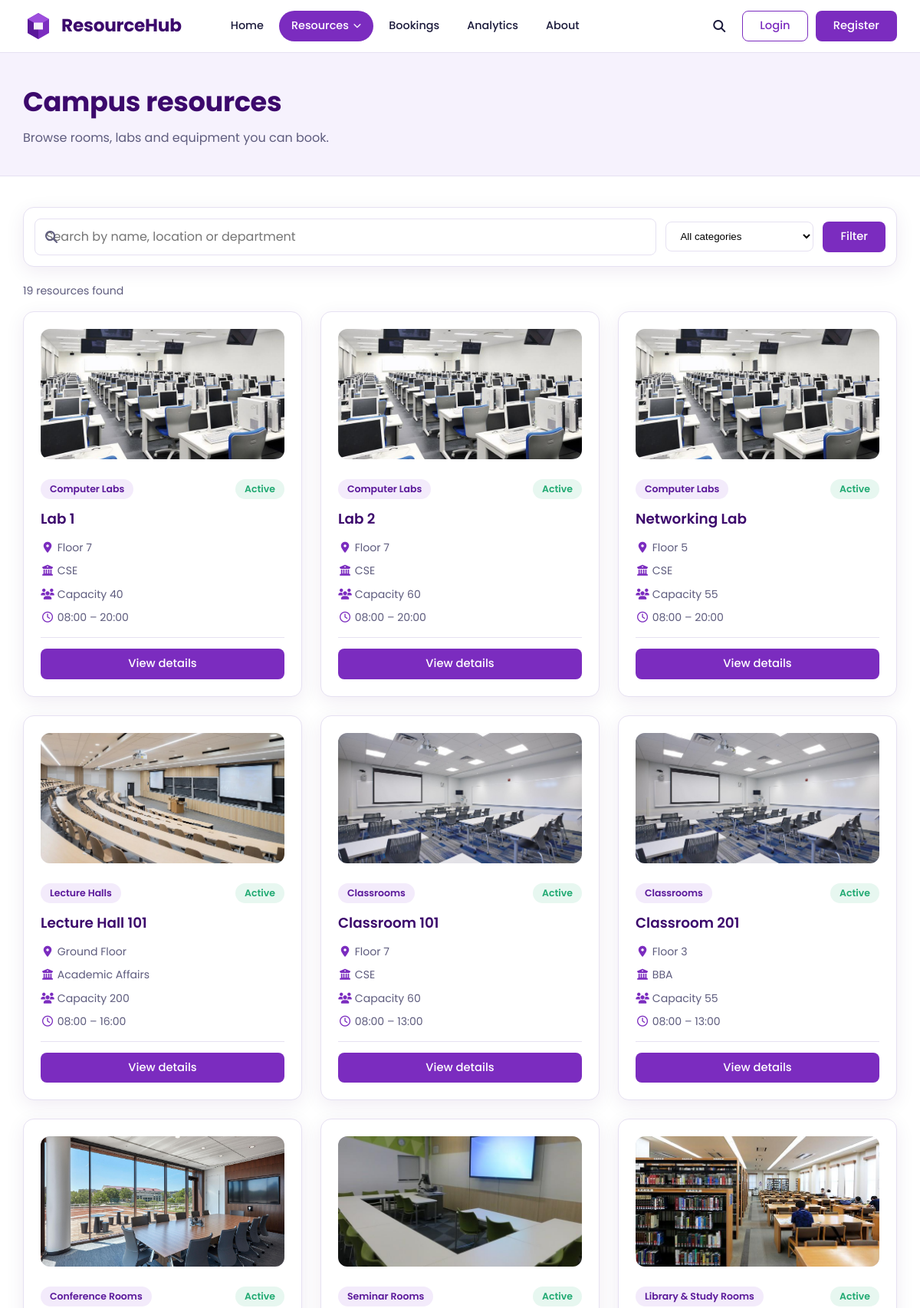
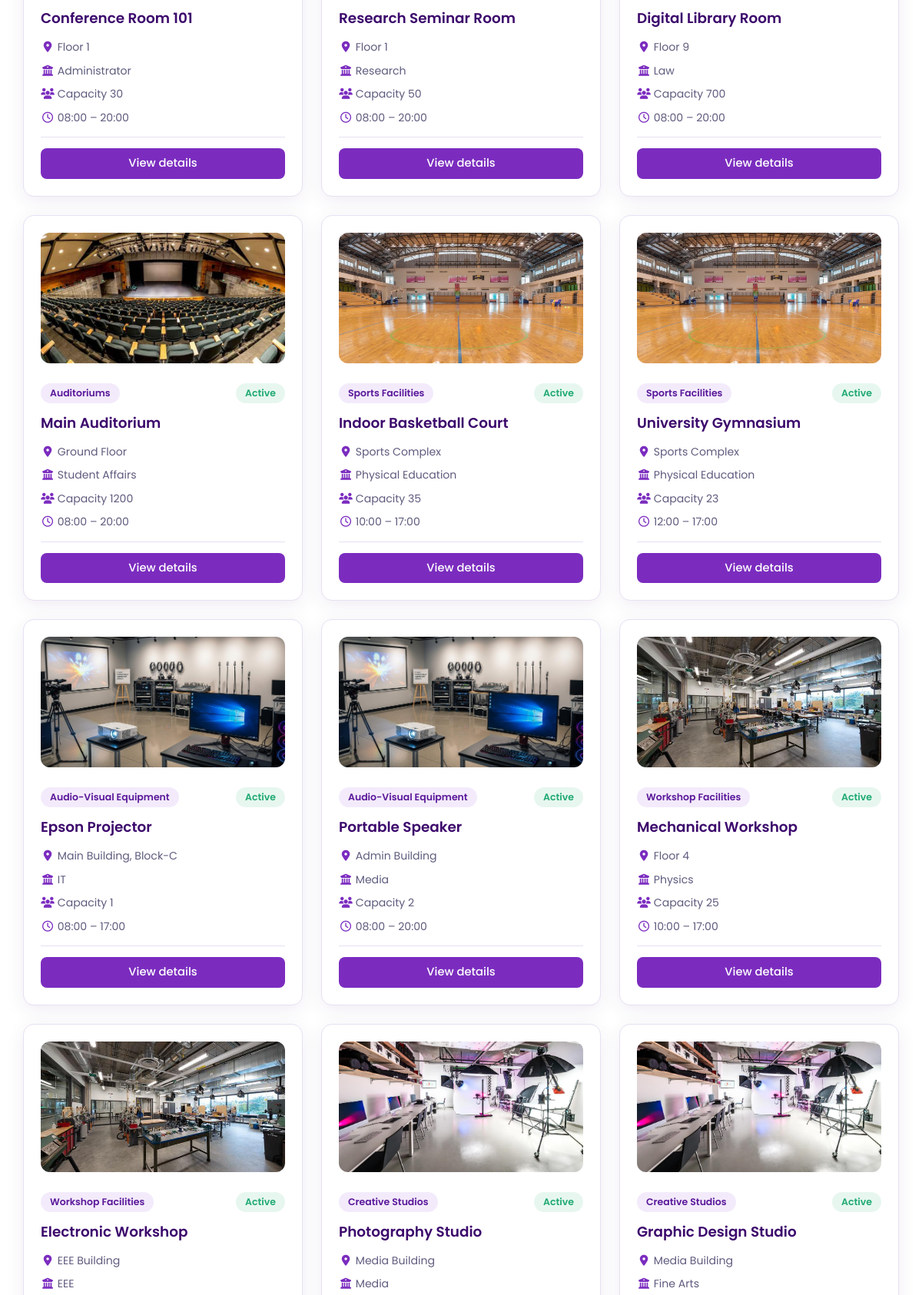
Page /resources/ (upper part) on the committed database (2 pictures, top to bottom).
### resources/models.py (models this page shows, shortened)
class Resource(models.Model):
    name = models.CharField(max_length=200)
    category = models.ForeignKey(ResourceCategory, on_delete=models.CASCADE)
    department = models.CharField(max_length=100)
    capacity = models.PositiveIntegerField()
    location = models.CharField(max_length=200)
    qr_code = models.CharField(
        max_length=255,
        unique=True,
        default=uuid.uuid4,
        editable=False
    )
    device_code = models.CharField(
        max_length=100,
        unique=True,
        default=generate_device_code,
        editable=False
    )
    open_time = models.TimeField()
    close_time = models.TimeField()
    status = models.CharField(max_length=50)
    description = models.TextField()

class ResourceCategory(models.Model):
    name = models.CharField(max_length=100)
    description = models.TextField()
    picture = models.ImageField(
        upload_to='categories/',
        blank=True,
        null=True
    )

### resources/views.py (the view)
def resource_list(request):
    resources = Resource.objects.select_related("category")
    categories = ResourceCategory.objects.all()
    search = request.GET.get("q", "")
    category = request.GET.get("category", "")
    if search:
        resources = resources.filter(
            Q(name__icontains=search) |
            Q(location__icontains=search) |
            Q(department__icontains=search)
        )
    if category:
        resources = resources.filter(category_id=category)
    return render(request, "resources/resource_list.html", {
        "resources": resources,
        "categories": categories,
    })

### templates/resources/resource_list.html (shortened to what this page needs)
{% extends 'core/base.html' %}
{% load static %}
{% block extra_css %}<link rel="stylesheet" href="{% static 'css/resources.css' %}">{% endblock %}
{% block content %}
<section class="page-head">
  <div class="container page-head-inner">
    <div>
      <h1>Campus resources</h1>
      <p>Browse rooms, labs and equipment you can book.</p>
    </div>
  </div>
</section>
<section class="section">
  <div class="container">
    <form class="filter-bar" method="get" role="search">
      <div class="filter-search">
        <i class="fa-solid fa-magnifying-glass" aria-hidden="true"></i>
        <input type="search" name="q" value="{{ request.GET.q }}" placeholder="Search by name, location or department" aria-label="Search resources">
      </div>
      <select name="category" aria-label="Filter by category">
        <option value="">All categories</option>
      </select>
      <button type="submit" class="btn btn-primary">Filter</button>
    </form>
    {% if resources %}
    <p class="result-count">{{ resources|length }} resource{{ resources|length|pluralize }} found</p>
    <div class="resource-grid">
      {% for r in resources %}
      <article class="resource-card">
        <a href="{% url 'resources:resource_detail' r.pk %}" aria-label="{{ r.name }}"
           style="display:block; height:170px; margin-bottom:12px; overflow:hidden; border-radius:12px; background:#f1ecfb;">
          {% if r.category.picture %}
            <img src="{{ r.category.picture.url }}" alt="{{ r.category.name }}"
                 style="width:100%; height:100%; object-fit:cover; display:block;">
          {% else %}
            <span style="display:flex; align-items:center; justify-content:center; height:100%; font-size:2.5rem; color:#7c3aed;">
              <i class="fa-solid fa-door-open" aria-hidden="true"></i>
            </span>
          {% endif %}
        </a>
        <div class="card-top">
          <span class="chip">{{ r.category.name }}</span>
          <span class="badge badge-{{ r.status|lower|slugify }}">{{ r.status }}</span>
        </div>
        <h2><a href="{% url 'resources:resource_detail' r.pk %}">{{ r.name }}</a></h2>
        <ul class="meta-list">
          <li><i class="fa-solid fa-location-dot" aria-hidden="true"></i> {{ r.location }}</li>
          <li><i class="fa-solid fa-building-columns" aria-hidden="true"></i> {{ r.department }}</li>
          <li><i class="fa-solid fa-users" aria-hidden="true"></i> Capacity {{ r.capacity }}</li>
          <li><i class="fa-regular fa-clock" aria-hidden="true"></i> {{ r.open_time|time:"H:i" }} – {{ r.close_time|time:"H:i" }}</li>
        </ul>
        <div class="card-actions">
          <a class="btn btn-primary" href="{% url 'resources:resource_detail' r.pk %}">View details</a>
        </div>
      </article>
      {% endfor %}
    </div>
    {% endif %}
  </div>
</section>
{% endblock %}

### static/css/master.css (style rules this page uses)
:root { --brand: #7B2CBF; --brand-dark: #5A189A; --brand-deep: #3C096C; --brand-light: #9D4EDD; --brand-soft: #F3EBFB; --lavender: #F6F2FD; --ink: #1B1A3B; --muted: #5E5C7E; --line: #E6E1F2; --white: #FFFFFF; --navy: #0D1030; --success: #1FA971; --warning: #D98A0B; --danger: #D64550; --radius-sm: 8px; --radius: 14px; --radius-lg: 22px; --shadow: 0 6px 24px rgba(60, 9, 108, .08); --shadow-lg: 0 14px 40px rgba(60, 9, 108, .16); --font: 'Poppins', system-ui, -apple-system, 'Segoe UI', sans-serif; --script: 'Caveat', 'Segoe Script', cursive; --container: 1180px; --header-h: 68px; }
*, *::before, *::after { box-sizing: border-box; }
html { scroll-behavior: smooth; -webkit-text-size-adjust: 100%; }
body { margin: 0; font-family: var(--font); font-size: 1rem; line-height: 1.6; color: var(--ink); background: var(--white); -webkit-font-smoothing: antialiased; }
img, svg { max-width: 100%; display: block; }
a { color: inherit; text-decoration: none; }
ul { list-style: none; margin: 0; padding: 0; }
h1, h2, h3, p { margin: 0; }
button, input { font: inherit; color: inherit; }
button, label[for] { cursor: pointer; }
.container { width: 100%; max-width: var(--container); margin-inline: auto; padding-inline: 20px; }
.btn { display: inline-flex; align-items: center; justify-content: center; gap: 8px; padding: 10px 22px; border: 1.5px solid transparent; border-radius: var(--radius-sm); font-weight: 500; font-size: .92rem; line-height: 1.2; white-space: nowrap; transition: background-color .2s, color .2s, border-color .2s, box-shadow .2s; }
.btn-primary { background: var(--brand); color: #fff; }

### static/css/resources.css (style rules this page uses)
.section { padding-block: 40px 72px; }
.page-head { background: var(--lavender); border-bottom: 1px solid var(--line); padding-block: 36px; }
.page-head h1 { font-size: clamp(1.6rem, 3vw, 2.2rem); font-weight: 700; letter-spacing: -.01em; color: var(--brand-deep); }
.page-head p { margin-top: 6px; color: var(--muted); }
.page-head-inner { display: flex; align-items: flex-end; justify-content: space-between; gap: 20px; flex-wrap: wrap; }
.chip { display: inline-block; padding: 3px 12px; border-radius: 999px; background: var(--brand-soft); color: var(--brand-dark); font-size: .78rem; font-weight: 600; }
.badge { display: inline-block; padding: 3px 12px; border-radius: 999px; background: var(--line); color: var(--muted); font-size: .78rem; font-weight: 600; text-transform: capitalize; }
.badge-available, .badge-active { background: #E7F7F0; color: var(--success); }
.filter-bar { display: flex; align-items: center; gap: 12px; flex-wrap: wrap; padding: 14px; margin-bottom: 20px; background: #fff; border: 1px solid var(--line); border-radius: var(--radius); box-shadow: var(--shadow); }
.filter-search { position: relative; flex: 1 1 260px; }
.filter-search i { position: absolute; left: 14px; top: 50%; transform: translateY(-50%); color: var(--muted); }
.filter-search input { padding-left: 38px; }
.filter-bar input, .filter-bar select, .form-field input, .form-field select, .form-field textarea { width: 100%; padding: 10px 14px; border: 1.5px solid var(--line); border-radius: var(--radius-sm); background: #fff; transition: border-color .2s, box-shadow .2s; }
.filter-bar select { width: auto; min-width: 190px; }
.result-count { margin-bottom: 16px; font-size: .88rem; color: var(--muted); }
.resource-grid { display: grid; grid-template-columns: repeat(3, 1fr); gap: 24px; }
.resource-card { display: flex; flex-direction: column; gap: 14px; padding: 22px; background: #fff; border: 1px solid var(--line); border-radius: var(--radius); box-shadow: var(--shadow); transition: box-shadow .2s, border-color .2s; }
.card-top { display: flex; align-items: center; justify-content: space-between; gap: 8px; }
.resource-card h2 { font-size: 1.15rem; font-weight: 600; color: var(--brand-deep); line-height: 1.3; }
.meta-list { display: grid; gap: 8px; font-size: .88rem; color: var(--muted); }
.meta-list i { width: 18px; color: var(--brand); text-align: center; }
.card-actions { display: flex; align-items: center; gap: 6px; margin-top: auto; padding-top: 14px; border-top: 1px solid var(--line); }
.card-actions .btn-primary { flex: 1; }

### rows in the picture
Resource: category.picture (picture), category.name "Computer Labs", status "Active", name "Lab 1", location "Floor 7", department "CSE", capacity "40", open_time "08:00", close_time "20:00"
Resource: category.picture (picture), category.name "Computer Labs", status "Active", name "Lab 2", location "Floor 7", department "CSE", capacity "60", open_time "08:00", close_time "20:00"
Resource: category.picture (picture), category.name "Computer Labs", status "Active", name "Networking Lab", location "Floor 5", department "CSE", capacity "55", open_time "08:00", close_time "20:00"
Resource: category.picture (picture), category.name "Lecture Halls", status "Active", name "Lecture Hall 101", location "Ground Floor", department "Academic Affairs", capacity "200", open_time "08:00", close_time "16:00"
Resource: category.picture (picture), category.name "Classrooms", status "Active", name "Classroom 101", location "Floor 7", department "CSE", capacity "60", open_time "08:00", close_time "13:00"
Resource: category.picture (picture), category.name "Classrooms", status "Active", name "Classroom 201", location "Floor 3", department "BBA", capacity "55", open_time "08:00", close_time "13:00"
Resource: category.picture (picture), category.name "Conference Rooms", status "Active", name "Conference Room 101", location "Floor 1", department "Administrator", capacity "30", open_time "08:00", close_time "20:00"
Resource: category.picture (picture), category.name "Seminar Rooms", status "Active", name "Research Seminar Room", location "Floor 1", department "Research", capacity "50", open_time "08:00", close_time "20:00"
Resource: category.picture (picture), category.name "Library & Study Rooms", status "Active", name "Digital Library Room", location "Floor 9", department "Law", capacity "700", open_time "08:00", close_time "20:00"
Resource: category.picture (picture), category.name "Auditoriums", status "Active", name "Main Auditorium", location "Ground Floor", department "Student Affairs", capacity "1200", open_time "08:00", close_time "20:00"
Resource: category.picture (picture), category.name "Sports Facilities", status "Active", name "Indoor Basketball Court", location "Sports Complex", department "Physical Education", capacity "35", open_time "10:00", close_time "17:00"
Resource: category.picture (picture), category.name "Sports Facilities", status "Active", name "University Gymnasium", location "Sports Complex", department "Physical Education", capacity "23", open_time "12:00", close_time "17:00"
Resource: category.picture (picture), category.name "Audio-Visual Equipment", status "Active", name "Epson Projector", location "Main Building, Block-C", department "IT", capacity "1", open_time "08:00", close_time "17:00"
Resource: category.picture (picture), category.name "Audio-Visual Equipment", status "Active", name "Portable Speaker", location "Admin Building", department "Media", capacity "2", open_time "08:00", close_time "20:00"
Resource: category.picture (picture), category.name "Workshop Facilities", status "Active", name "Mechanical Workshop", location "Floor 4", department "Physics", capacity "25", open_time "10:00", close_time "17:00"
Resource: category.picture (picture), category.name "Workshop Facilities", status "Active", name "Electronic Workshop", location "EEE Building", department "EEE"
Resource: category.picture (picture), category.name "Creative Studios", status "Active", name "Photography Studio", location "Media Building", department "Media"
Resource: category.picture (picture), category.name "Creative Studios", status "Active", name "Graphic Design Studio", location "Media Building", department "Fine Arts"

### other values in the picture
{{ resources|length }} "19"
